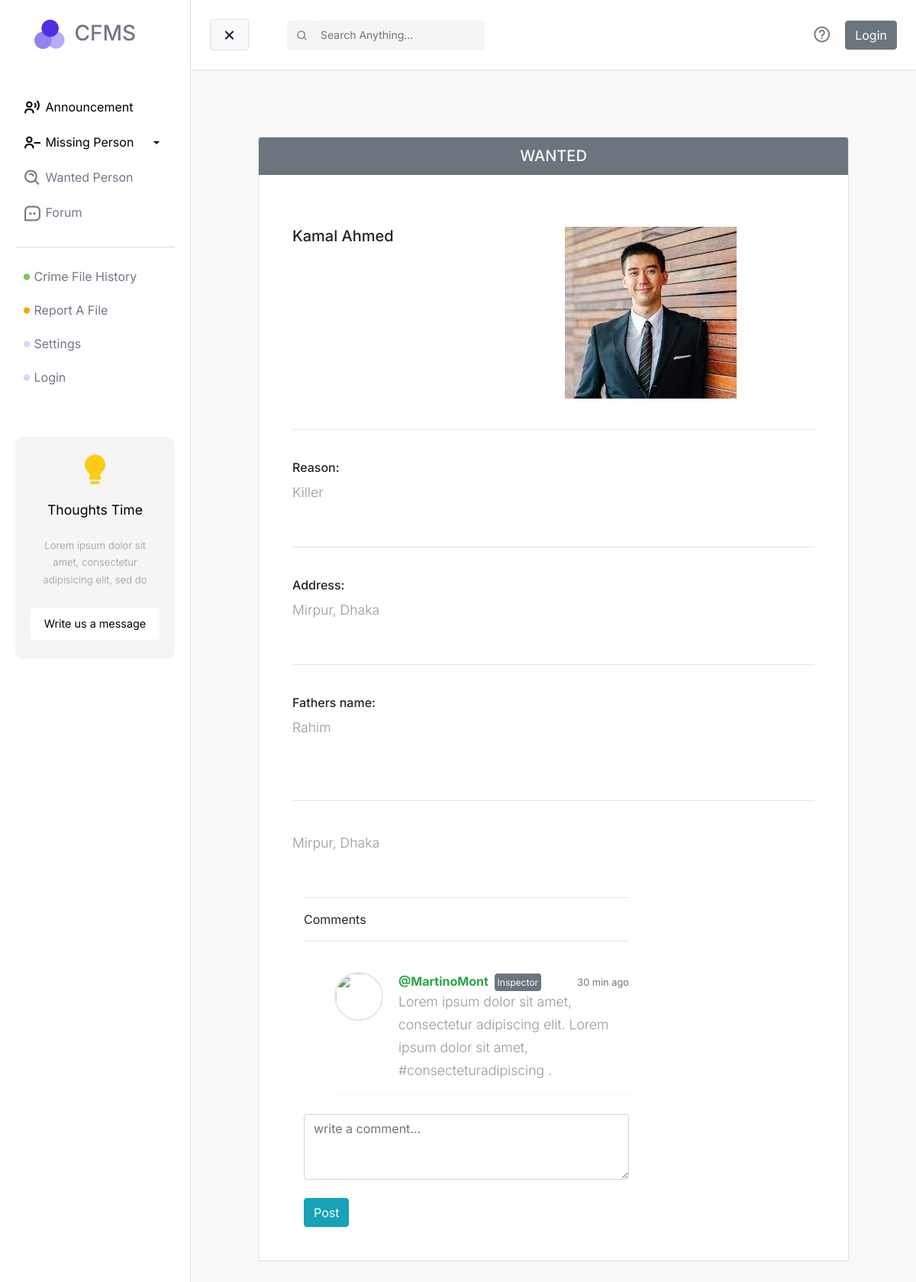
Page /wanted-person/1/ on the committed database.
### wantedPerson/models.py (models this page shows)
class wantedPerson(models.Model):
    STATUS_ARRESTED = "ARRESTED"
    STATUS_WANTED = "WANTED"
    STATUS_CHOICES = [
        (STATUS_ARRESTED, 'Arrested'),
        (STATUS_WANTED, 'Wanted')
    ]
    user = models.ForeignKey(settings.AUTH_USER_MODEL, on_delete=models.PROTECT)
    name = models.CharField(max_length=255)
    address = models.CharField(max_length=255)
    fathersName = models.CharField(max_length=255)
    reason = models.CharField(max_length=255)
    status = models.CharField(choices=STATUS_CHOICES, max_length=10, default=STATUS_WANTED)
    photo = models.ImageField(upload_to='wanted-person', null=True)
    nid_birthid = models.CharField(max_length=255)

### wantedPerson/views.py (the view)
# urls.py: path('<int:id>/', views.personDetView, name="personDetView"),
def personDetView(request, id):
    try:
        person = wantedPerson.objects.get(pk=id)
    except wantedPerson.DoesNotExist:
        raise Http404("File does not exist")
    context = {
        'person': person
    }
    return render(request, 'wanted-person-det.html', context)

### templates/wanted-person-det.html (shortened to what this page needs)
{% extends "base.html" %} {% load static %} {% block css %}
<link rel="stylesheet" href="{% static 'css/single-file/style.css' %}" />
{% endblock %} {% block main %}
<div class="card m-5">
  <h5 class="text-center card-header text-light bg-secondary">
    {{ person.status|capfirst }}
  </h5>
  <div class="card-body m-4">
    <br />
    <div class="row">
      <div class="col-md-6">
        <h5 class="card-title">{{ person.name|capfirst }}</h5>
      </div>
      <div class="col-md-6"><img src="{{ person.photo.url }}" alt="" /></div>
    </div>
    <br />
    <hr />
    <br />
    <h6>Reason:</h6>
    <p class="card-text">{{ person.reason|capfirst }}</p>
    <br />
    <hr />
    <br />
    <h6>Address:</h6>
    <p class="card-text">{{ person.address|capfirst }}</p>
    <br />
    <hr />
    <br />
    <h6>Fathers name:</h6>
    <p class="card-text">{{ person.fathersName|capfirst }}</p>
    <br />
    <br />
    <hr />
    <br />
    <p class="card-text">{{ person.address|capfirst }}</p>
    <br />
    <div class="container">
      <div class="row bootstrap snippets bootdeys">
        <div class="col-md-8 col-sm-12">
          <div class="comment-wrapper">
            <div class="panel panel-info">
              <hr />
              <div class="panel-heading">Comments</div>
              <hr />
              <br />
              <div class="panel-body">
                <ul class="media-list">
                  <li class="media">
                    <a href="#" class="pull-left">
                      <img
                        src="https://bootdey.com/img/Content/user_1.jpg"
                        alt=""
                        class="img-circle"
                      />
                    </a>
                    <div class="media-body">
                      <span class="text-muted float-right">
                        <small class="text-muted">30 min ago</small>
                      </span>
                      <strong class="text-success"
                        >@MartinoMont
                        <small
                          class="user-title bg-secondary text-light p-1 rounded ml-1"
                          >Inspector</small
                        ></strong
                      >
                      <p>
                        Lorem ipsum dolor sit amet, consectetur adipiscing elit.
                        Lorem ipsum dolor sit amet,
                        <a href="#">#consecteturadipiscing </a>.
                      </p>
                    </div>
                  </li>
                </ul>
                <textarea
                  class="form-control"
                  placeholder="write a comment..."
                  rows="3"
                ></textarea>
                <br />
                <button type="button" class="btn btn-info pull-right">
                  Post
                </button>
              </div>
            </div>
          </div>
        </div>
      </div>
    </div>
  </div>
</div>
{% endblock %}

### static/css/base.css (style rules this page uses)
body { font-family: "Inter", sans-serif; background-color: #fff; }
p { font-family: "Inter", sans-serif; font-size: 1.1em; font-weight: 300; line-height: 1.7em; color: #999; }
a, a:hover, a:focus { color: inherit; text-decoration: none; transition: all 0.3s; }

### static/css/single-file/style.css (style rules this page uses)
.comment-wrapper .panel-body { max-height: 650px; overflow: auto; }
.comment-wrapper .panel-body .media-list .media { border-bottom: 1px dashed #efefef; margin-bottom: 25px; }
.comment-wrapper .panel-body .media-list .media .pull-left { margin-right: 20px; }
.comment-wrapper .panel-body .media-list .media .pull-left img { width: 64px; height: 64px; border: 2px solid #e5e7e8; border-radius: 50%; }
.comment-wrapper .panel-body .media-list .media .user-title { font-size: 12px; }

### rows in the picture
wantedPerson: status "WANTED", name "Kamal Ahmed", photo (picture), reason "Killer", address "Mirpur, Dhaka", fathersName "Rahim"
